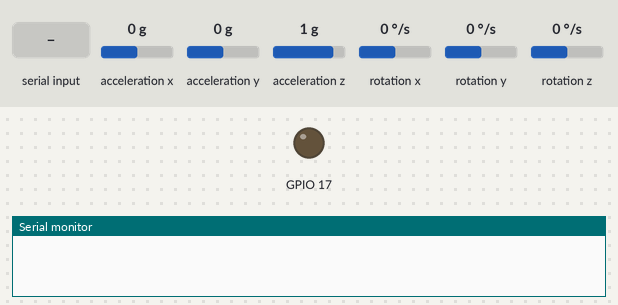
Recording of a sketch running on a simulated ESP32. On the bench: output pins drawn as LEDs (lit = HIGH), the last lines printed to the serial monitor. Dashed ring = blinking. The test bench sets the inputs (shaded band); at power-on: acceleration x 0 g, acceleration y 0 g, acceleration z 1 g, rotation x 0 °/s, rotation y 0 °/s, rotation z 0 °/s.

Above: at 1.9 s.
2.0 s: "Tarea1\n" received over Serial
At 2.11 s:
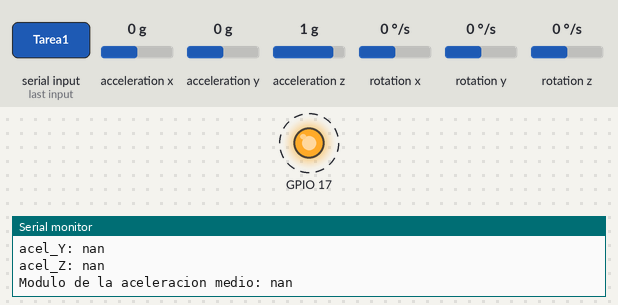
5.0 s: acceleration x set to -1.4 g
8.0 s: acceleration y set to -1.4 g
11.0 s: acceleration z set to -1.4 g
Timing chart, 0 to 15.0 s (numbered marks = the images above; inputs shaded):
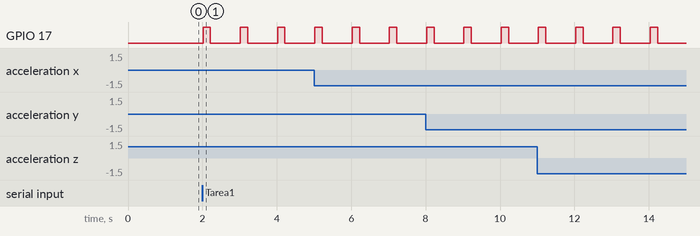

Measured:
- after the input at 2.0 s, GPIO 17: alternates HIGH for 0.20 s and LOW for 0.80 s, starting at once

The sketch:

2-FreeRTOS-IMU.ino
```cpp
#include <MPU9250_asukiaaa.h>

//Variales globales utiles:
// para decidir si encender o no el LED...
// ...Es global ya que es compartida por sendData y blinkLED
bool LED_ON = false;
// Contador para calcular la media de las medidas cada vez que
// se entre a sendData
int cnt = 0;


// IMU:
//----------------------
#ifdef _ESP32_HAL_I2C_H_
#define SDA_PIN 21
#define SCL_PIN 22
#endif

MPU9250_asukiaaa mySensor;
float aX, aY, aZ, aSqrt, gX, gY, gZ, mDirection, mX, mY, mZ;
float offsetX, offsetY, offsetZ, modulo2;
float aXtotal = 0.0, aYtotal = 0.0, aZtotal = 0.0;


void setup() {
  //--------------------------------------
  //Inicializamos el puerto serie:
  Serial.begin(115200);
  delay(1000);

  //--------------------------------------
  //Inicializamos y calibramos el sensor:
  #ifdef _ESP32_HAL_I2C_H_ // For ESP32
    Wire.begin(SDA_PIN, SCL_PIN);
    mySensor.setWire(&Wire);
  #endif

  mySensor.beginAccel();
  delay(100);

  while (!Serial.available()){
  }
  Serial.flush();
  Serial.println("");
  Serial.println("---------------- CALIBRACION -----------------");
  Serial.println("Para calibrar mandar algo por el Puerto Serie:");
  Serial.println("IMPORTANTE!! Debe estar en reposo");
  Serial.println("");

  while (!Serial.available()){
  }

  if (mySensor.accelUpdate() == 0) {
    offsetX = mySensor.accelX();
    offsetY = mySensor.accelY();
    aZ = mySensor.accelZ();
  } else {
    Serial.println("Cannot read accel values");
  }

  //En la siguiente líne asumimos que el oofset en el eje Z NO es suficiente como para cambiar el signo en la medición:
  if (aZ > 0){
    offsetZ = aZ - 1.0;
  }
  else {
    offsetZ = aZ + 1.0;
  }

  Serial.println("-------------- Sensor calibrado --------------");

  //--------------------------------------------------
  // Creamos las tareas FreeRTOS, les asignamos la misma prioridad (1) y la misma memoria en stack (128 palabras);
  //xTaskCreate(blinkLED,"Tarea1",1000,NULL,1,NULL);
  xTaskCreate(getData,"Tarea2",1000,NULL,1,NULL);
  xTaskCreate(sendData,"Tarea3",1000,NULL,1,NULL);

}

//En este loop no se hara nada
void loop() {
  delay(1000);
}


//Tarea de FreeRTOS que nos captura los datos del sensor:
void getData( void * pvParameter){
  for(;;){
    //Leemos aceleraciones y actualizamos los sumatorios:
    if (mySensor.accelUpdate() == 0) {

      aX = mySensor.accelX();
      aXtotal = aXtotal + aX - offsetX;

      aY = mySensor.accelY();
      aYtotal = aYtotal + aY - offsetY;

      aZ = mySensor.accelZ();
      aZtotal = aZtotal + aZ - offsetZ;

      //aSqrt = mySensor.accelSqrt();

      cnt = cnt +1;        //Actualizamos el contador:
    }
    else {
      Serial.println("Cannot read accel values");
    }

    vTaskDelay( 100 / portTICK_PERIOD_MS ); //esperamos 100 ms para tomar una nueva medida
    }
    //Serial.println("Finalizando tarea 2");
    vTaskDelete( NULL );
}

//Tarea para enivar los datos y encender el LED:
void sendData( void * pvParameter ){
  pinMode(17, OUTPUT);
   for(;;){
     // if (cnt == 10) {
      //Sacamos por el puerto serie las aceleraciones en cada eje:
      Serial.println("acel_X: " + String(aXtotal/cnt));
      Serial.println("acel_Y: " + String(aYtotal/cnt));
      Serial.println("acel_Z: " + String(aZtotal/cnt));

      //Calculamos tambien el modulo de la aceleracion:
      modulo2 = aXtotal*aXtotal/(cnt*cnt) + aYtotal*aYtotal/(cnt*cnt) + aZtotal*aZtotal/(cnt*cnt);
      Serial.println("Modulo de la aceleracion medio: " + String(sqrt(modulo2)));

      //incializamos de nuevo las aceleraciones y el contador
      Serial.println("");
      aXtotal = 0.0;  aYtotal = 0.0; aZtotal = 0.0;
      cnt=0;

      //Encendemos el LED durante 200 ms
      digitalWrite(17, HIGH);
      vTaskDelay( 200 / portTICK_PERIOD_MS );
      //Apagamos el LED y esperamos 800 ms (los datos se mandan cada segundo)
      digitalWrite(17, LOW);
      vTaskDelay( 800 / portTICK_PERIOD_MS );
  }
}
```
